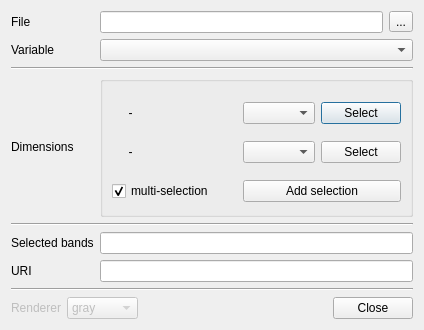
<?xml version="1.0" encoding="UTF-8"?>
<ui version="4.0">
 <class>NetCDFBrowser</class>
 <widget class="QDialog" name="NetCDFBrowser">
  <property name="geometry">
   <rect>
    <x>0</x>
    <y>0</y>
    <width>424</width>
    <height>330</height>
   </rect>
  </property>
  <property name="windowTitle">
   <string>NetCDFBrowser</string>
  </property>
  <layout class="QGridLayout" name="gridLayout">
   <item row="0" column="0">
    <widget class="QLabel" name="label">
     <property name="text">
      <string>File</string>
     </property>
    </widget>
   </item>
   <item row="3" column="0">
    <widget class="QLabel" name="label_3">
     <property name="text">
      <string>Dimensions</string>
     </property>
    </widget>
   </item>
   <item row="6" column="0">
    <widget class="QLabel" name="label_4">
     <property name="text">
      <string>URI</string>
     </property>
    </widget>
   </item>
   <item row="8" column="0" colspan="2">
    <widget class="Line" name="line_2">
     <property name="orientation">
      <enum>Qt::Horizontal</enum>
     </property>
    </widget>
   </item>
   <item row="6" column="1">
    <widget class="QLineEdit" name="leURI">
     <property name="sizePolicy">
      <sizepolicy hsizetype="Expanding" vsizetype="Fixed">
       <horstretch>5</horstretch>
       <verstretch>0</verstretch>
      </sizepolicy>
     </property>
     <property name="readOnly">
      <bool>true</bool>
     </property>
    </widget>
   </item>
   <item row="1" column="1">
    <widget class="QComboBox" name="cboVars"/>
   </item>
   <item row="1" column="0">
    <widget class="QLabel" name="label_2">
     <property name="text">
      <string>Variable</string>
     </property>
    </widget>
   </item>
   <item row="2" column="0" colspan="2">
    <widget class="Line" name="line_3">
     <property name="orientation">
      <enum>Qt::Horizontal</enum>
     </property>
    </widget>
   </item>
   <item row="0" column="1">
    <layout class="QHBoxLayout" name="horizontalLayout">
     <item>
      <widget class="QLineEdit" name="leFileName"/>
     </item>
     <item>
      <widget class="QToolButton" name="pbnFileName">
       <property name="text">
        <string>...</string>
       </property>
      </widget>
     </item>
    </layout>
   </item>
   <item row="3" column="1">
    <widget class="QGroupBox" name="gridGroupBox">
     <layout class="QGridLayout" name="gridLayout_2">
      <property name="bottomMargin">
       <number>0</number>
      </property>
      <item row="0" column="0">
       <widget class="QLabel" name="lblDim1">
        <property name="text">
         <string>     -     </string>
        </property>
       </widget>
      </item>
      <item row="1" column="0">
       <widget class="QLabel" name="lblDim2">
        <property name="text">
         <string>     -     </string>
        </property>
       </widget>
      </item>
      <item row="0" column="1">
       <layout class="QHBoxLayout" name="horizontalLayout_3">
        <item>
         <widget class="QComboBox" name="cboDim1"/>
        </item>
        <item>
         <widget class="QPushButton" name="pbnDim1">
          <property name="text">
           <string>Select</string>
          </property>
         </widget>
        </item>
       </layout>
      </item>
      <item row="1" column="1">
       <layout class="QHBoxLayout" name="horizontalLayout_5">
        <item>
         <widget class="QComboBox" name="cboDim2"/>
        </item>
        <item>
         <widget class="QPushButton" name="pbnDim2">
          <property name="text">
           <string>Select</string>
          </property>
         </widget>
        </item>
       </layout>
      </item>
      <item row="2" column="0">
       <widget class="QCheckBox" name="cbxMultiSelection">
        <property name="text">
         <string>multi-selection</string>
        </property>
        <property name="checked">
         <bool>true</bool>
        </property>
       </widget>
      </item>
      <item row="2" column="1">
       <widget class="QPushButton" name="pbnAddSelection">
        <property name="text">
         <string>Add selection</string>
        </property>
       </widget>
      </item>
     </layout>
    </widget>
   </item>
   <item row="5" column="1">
    <widget class="QLineEdit" name="leBandSelection">
     <property name="enabled">
      <bool>true</bool>
     </property>
     <property name="sizePolicy">
      <sizepolicy hsizetype="Expanding" vsizetype="Fixed">
       <horstretch>5</horstretch>
       <verstretch>0</verstretch>
      </sizepolicy>
     </property>
     <property name="readOnly">
      <bool>true</bool>
     </property>
    </widget>
   </item>
   <item row="4" column="0" colspan="2">
    <widget class="Line" name="line_4">
     <property name="orientation">
      <enum>Qt::Horizontal</enum>
     </property>
    </widget>
   </item>
   <item row="7" column="1">
    <layout class="QHBoxLayout" name="horizontalLayout_4"/>
   </item>
   <item row="9" column="0" colspan="2">
    <layout class="QHBoxLayout" name="horizontalLayout_6">
     <item>
      <widget class="QLabel" name="label_6">
       <property name="enabled">
        <bool>false</bool>
       </property>
       <property name="text">
        <string>Renderer</string>
       </property>
      </widget>
     </item>
     <item>
      <widget class="QComboBox" name="cboRenderer">
       <property name="enabled">
        <bool>false</bool>
       </property>
       <property name="sizePolicy">
        <sizepolicy hsizetype="Preferred" vsizetype="Fixed">
         <horstretch>0</horstretch>
         <verstretch>0</verstretch>
        </sizepolicy>
       </property>
       <item>
        <property name="text">
         <string>gray</string>
        </property>
       </item>
       <item>
        <property name="text">
         <string>pseudo</string>
        </property>
       </item>
      </widget>
     </item>
     <item>
      <spacer name="horizontalSpacer">
       <property name="orientation">
        <enum>Qt::Horizontal</enum>
       </property>
       <property name="sizeHint" stdset="0">
        <size>
         <width>40</width>
         <height>20</height>
        </size>
       </property>
      </spacer>
     </item>
     <item>
      <widget class="QDialogButtonBox" name="buttonBox">
       <property name="orientation">
        <enum>Qt::Horizontal</enum>
       </property>
       <property name="standardButtons">
        <set>QDialogButtonBox::Close</set>
       </property>
      </widget>
     </item>
    </layout>
   </item>
   <item row="5" column="0">
    <widget class="QLabel" name="label_7">
     <property name="text">
      <string>Selected bands</string>
     </property>
    </widget>
   </item>
  </layout>
 </widget>
 <resources/>
 <connections>
  <connection>
   <sender>buttonBox</sender>
   <signal>accepted()</signal>
   <receiver>NetCDFBrowser</receiver>
   <slot>accept()</slot>
   <hints>
    <hint type="sourcelabel">
     <x>248</x>
     <y>254</y>
    </hint>
    <hint type="destinationlabel">
     <x>157</x>
     <y>274</y>
    </hint>
   </hints>
  </connection>
  <connection>
   <sender>buttonBox</sender>
   <signal>rejected()</signal>
   <receiver>NetCDFBrowser</receiver>
   <slot>reject()</slot>
   <hints>
    <hint type="sourcelabel">
     <x>316</x>
     <y>260</y>
    </hint>
    <hint type="destinationlabel">
     <x>286</x>
     <y>274</y>
    </hint>
   </hints>
  </connection>
 </connections>
</ui>
